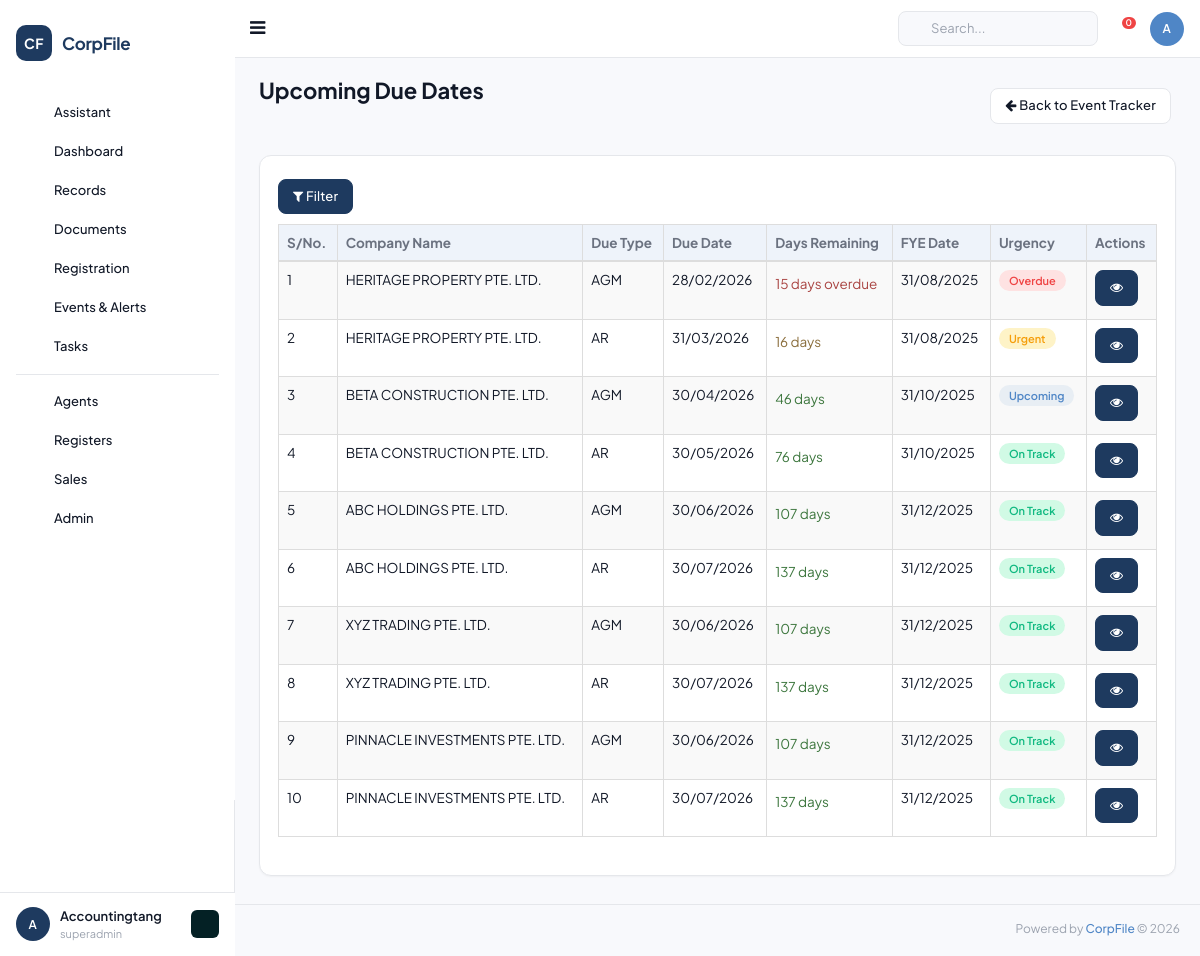
/due_listing (signed in), run on the app's committed database.
### tables this page shows
CREATE TABLE `company_events` (
  `id` INT UNSIGNED AUTO_INCREMENT PRIMARY KEY,
  `company_id` INT UNSIGNED NOT NULL,
  `event_type_id` INT UNSIGNED DEFAULT NULL,
  `event_type` VARCHAR(50) DEFAULT 'AGM' COMMENT 'AGM/AR/Resolution/Event',
  `fye_year` VARCHAR(10) DEFAULT NULL,
  `fye_date` DATE DEFAULT NULL,
  `actual_fye` DATE DEFAULT NULL,
  `fye_month` VARCHAR(20) DEFAULT NULL,
  `agm_due_date` DATE DEFAULT NULL,
  `agm_held_date` DATE DEFAULT NULL,
  `agm_extended_due_date` DATE DEFAULT NULL,
  `ar_due_date` DATE DEFAULT NULL,
  `ar_filing_date` DATE DEFAULT NULL,
  `ar_extended_due_date` DATE DEFAULT NULL,
  `event_date` DATE DEFAULT NULL,
  `event_description` TEXT DEFAULT NULL,
  `status` VARCHAR(20) DEFAULT 'Pending',
  `created_by` INT UNSIGNED DEFAULT NULL,
  `created_at` DATETIME DEFAULT CURRENT_TIMESTAMP,
  `updated_at` DATETIME DEFAULT CURRENT_TIMESTAMP ON UPDATE CURRENT_TIMESTAMP,
  FOREIGN KEY (`company_id`) REFERENCES `companies`(`id`) ON DELETE CASCADE
);

CREATE TABLE `companies` (
  `id` INT UNSIGNED AUTO_INCREMENT PRIMARY KEY,
  `client_id` INT UNSIGNED NOT NULL,
  `company_name` VARCHAR(500) NOT NULL,
  `former_name` VARCHAR(500) DEFAULT NULL,
  `trading_name` VARCHAR(500) DEFAULT NULL,
  `company_id_code` VARCHAR(100) DEFAULT NULL COMMENT 'Company ID field',
  `company_type_id` INT UNSIGNED DEFAULT NULL,
  `registration_number` VARCHAR(100) DEFAULT NULL COMMENT 'Local/Foreign reg number',
  `acra_registration_number` VARCHAR(100) DEFAULT NULL COMMENT 'ACRA UEN',
  `country` VARCHAR(100) DEFAULT 'SINGAPORE',
  `region_id` INT UNSIGNED DEFAULT NULL,
  `incorporation_date` DATE DEFAULT NULL,
  `entity_status` VARCHAR(50) DEFAULT 'Active' COMMENT 'ACRA status',
  `internal_css_status` VARCHAR(50) DEFAULT NULL COMMENT 'Pre-Incorp/Active/Terminated/Dormant/etc',
  `risk_assessment_rating` VARCHAR(20) DEFAULT NULL,
  `common_seal` VARCHAR(10) DEFAULT NULL,
  `company_stamp` VARCHAR(10) DEFAULT NULL,
  `related_industry_id` INT UNSIGNED DEFAULT NULL,
  `market_segment_id` INT UNSIGNED DEFAULT NULL,
  `public_interest_company` VARCHAR(10) DEFAULT NULL,
  `legis_entity_name` VARCHAR(255) DEFAULT NULL,
  `jurisdiction_incorp_name` VARCHAR(255) DEFAULT NULL,
  `jurisdiction_corp_name` VARCHAR(255) DEFAULT NULL,
  `jurisdiction_corp_id` VARCHAR(100) DEFAULT NULL,
  `strike_off_date` DATE DEFAULT NULL,
  `liquid_strike_off_date` DATE DEFAULT NULL,
  `terminate_date` DATE DEFAULT NULL,
  `dormant_date` DATE DEFAULT NULL,
  `liquidated_date` DATE DEFAULT NULL,
   
  `activity_1` VARCHAR(100) DEFAULT NULL,
  `activity_1_desc_default` TEXT DEFAULT NULL,
  `activity_1_desc_user` TEXT DEFAULT NULL,
  `activity_2` VARCHAR(100) DEFAULT NULL,
  `activity_2_desc_default` TEXT DEFAULT NULL,
  `activity_2_desc_user` TEXT DEFAULT NULL,
   
  `ord_issued_share_capital` DECIMAL(20,2) DEFAULT 0,
  `ord_currency` VARCHAR(10) DEFAULT 'SGD',
  `no_ord_shares` INT DEFAULT 0,
  `paid_up_capital` DECIMAL(20,2) DEFAULT 0,
  `paid_up_capital_currency` VARCHAR(10) DEFAULT 'SGD',
  `spec_issued_share_capital` DECIMAL(20,2) DEFAULT 0,
  `spec_currency` VARCHAR(10) DEFAULT 'SGD',
  `no_spec_shares` INT DEFAULT 0,
   
  `fye_date` DATE DEFAULT NULL,
  `financial_date` DATE DEFAULT NULL,
  `next_agm_due` DATE DEFAULT NULL,
  `date_of_agm` DATE DEFAULT NULL,
  `date_of_ar` DATE DEFAULT NULL,
  `last_ar_filing` DATE DEFAULT NULL,
   
  `contact_person` VARCHAR(255) DEFAULT NULL,
  `auditor_name` VARCHAR(255) DEFAULT NULL,
  `phone1_code` VARCHAR(10) DEFAULT '65',
  `phone1_number` VARCHAR(50) DEFAULT NULL,
  `phone2_code` VARCHAR(10) DEFAULT '65',
  `phone2_number` VARCHAR(50) DEFAULT NULL,
  `fax_code` VARCHAR(10) DEFAULT '65',
  `fax_number` VARCHAR(50) DEFAULT NULL,
  `website` VARCHAR(255) DEFAULT NULL,
  `email` VARCHAR(255) DEFAULT NULL,
   
  `bank_name_id` INT UNSIGNED DEFAULT NULL,
  `bank_account_number` VARCHAR(100) DEFAULT NULL,
   
  `service_name_id` INT UNSIGNED DEFAULT NULL,
  `service_appoint_date` DATE DEFAULT NULL,
  `service_termination_date` DATE DEFAULT NULL,
  `service_status` VARCHAR(50) DEFAULT NULL,
   
  `remarks` TEXT DEFAULT NULL,
  `additional_remarks` TEXT DEFAULT NULL,
   
  `logo` VARCHAR(500) DEFAULT NULL,
   
  `is_css_client` TINYINT DEFAULT 1,
  `is_taxation_client` TINYINT DEFAULT 0,
  `is_accounting_client` TINYINT DEFAULT 0,
  `is_audit_client` TINYINT DEFAULT 0,
  `is_outsrc_accounting` TINYINT DEFAULT 0,
  `is_outsrc_tax` TINYINT DEFAULT 0,
  `is_payroll_client` TINYINT DEFAULT 0,
  `is_compilation_client` TINYINT DEFAULT 0,
  `is_ask_client` TINYINT DEFAULT 0,
  `is_m_and_a_client` TINYINT DEFAULT 0,
  `is_hr_client` TINYINT DEFAULT 0,
  `is_scrutinisation_client` TINYINT DEFAULT 0,
  `is_gst_client` TINYINT DEFAULT 0,
  `is_wp_ep_client` TINYINT DEFAULT 0,
  `is_commercial_accounting` TINYINT DEFAULT 0,
  `is_personal_tax` TINYINT DEFAULT 0,
  `is_auditor` TINYINT DEFAULT 0,
  `is_corporate_shareholder` TINYINT DEFAULT 0,
  `is_fund_management` TINYINT DEFAULT 0,
  `is_corporate_director` TINYINT DEFAULT 0,
  `is_corporate_owner` TINYINT DEFAULT 0,
  `is_external_corp_sec` TINYINT DEFAULT 0,
  `is_sub_fund` TINYINT DEFAULT 0,
  `is_agent` TINYINT DEFAULT 0,
  `is_corporate_controller` TINYINT DEFAULT 0,
  `is_corporate_partner` TINYINT DEFAULT 0,
  `is_representative_office` TINYINT DEFAULT 0,
  `is_odi` TINYINT DEFAULT 0,
  `is_resident_representative` TINYINT DEFAULT 0,
  `is_liquidator` TINYINT DEFAULT 0,
  `is_hrs_client` TINYINT DEFAULT 0,
  `is_trust_fund` TINYINT DEFAULT 0,
   
  `is_prospect` TINYINT DEFAULT 0,
  `is_client` TINYINT DEFAULT 1,
  `is_non_client` TINYINT DEFAULT 0,
   
  `created_by` INT UNSIGNED DEFAULT NULL,
  `created_at` DATETIME DEFAULT CURRENT_TIMESTAMP,
  `updated_at` DATETIME DEFAULT CURRENT_TIMESTAMP ON UPDATE CURRENT_TIMESTAMP,
  FOREIGN KEY (`client_id`) REFERENCES `clients`(`id`) ON DELETE CASCADE,
  KEY `idx_company_name` (`company_name`(100)),
  KEY `idx_registration` (`registration_number`),
  KEY `idx_acra` (`acra_registration_number`)
);

### application/controllers/Events.php (called while the page is built, shortened)
<?php
class Due_listing extends BaseController {
    public function index() {
        $data = [
            'page_title' => 'Upcoming Due Dates',
            'events' => [],
            'companies' => [],
        ];
        if ($this->db) {
            $clientId = $_SESSION['client_id'] ?? '';
            $client = $this->db->fetchOne("SELECT id FROM clients WHERE client_id = ?", [$clientId]);
            if ($client) {
                $data['companies'] = $this->db->fetchAll(
                    "SELECT id, company_name FROM companies WHERE client_id = ? ORDER BY company_name ASC",
                    [$client->id]
                );
                $data['events'] = $this->db->fetchAll(
                    "SELECT ce.*, c.company_name
                     FROM company_events ce
                     JOIN companies c ON c.id = ce.company_id
                     WHERE c.client_id = ?
                       AND (ce.agm_due_date >= CURDATE() OR ce.ar_due_date >= CURDATE())
                     ORDER BY LEAST(COALESCE(ce.agm_due_date, '9999-12-31'), COALESCE(ce.ar_due_date, '9999-12-31')) ASC",
                    [$client->id]
                );
            }
        }
        $this->loadLayout('events/due', $data);
    }
}

### application/config/config.php (called while the page is built, shortened)
<?php
function base_url($path = '') {
    return rtrim($GLOBALS['config']['base_url'], '/') . '/' . ltrim($path, '/');
}

### application/libraries/Database.php (called while the page is built, shortened)
<?php
class Database {
    private static $instance = null;
    private $pdo;
    public function __construct() {
        $config = $GLOBALS['db_config'];
        try {
            $socket = getenv('DB_SOCKET');
            if ($socket) {
                $dsn = "mysql:unix_socket={$socket};dbname={$config['database']};charset={$config['charset']}";
            } else {
                $dsn = "mysql:host={$config['host']};port={$config['port']};dbname={$config['database']};charset={$config['charset']}";
            }
            $options = [
                PDO::ATTR_ERRMODE => PDO::ERRMODE_EXCEPTION,
                PDO::ATTR_DEFAULT_FETCH_MODE => PDO::FETCH_OBJ,
                PDO::ATTR_EMULATE_PREPARES => false,
            ];
            if (defined('PDO::MYSQL_ATTR_SSL_VERIFY_SERVER_CERT')) {
                $options[PDO::MYSQL_ATTR_SSL_VERIFY_SERVER_CERT] = false;
            }
            $this->pdo = new PDO($dsn, $config['username'], $config['password'], $options);
        } catch (PDOException $e) {
            if (ENVIRONMENT === 'development') {
                die('Database connection failed: ' . $e->getMessage());
            } else {
                die('Database connection failed.');
            }
        }
    }
    public static function getInstance() {
        if (self::$instance === null) {
            self::$instance = new self();
        }
        return self::$instance;
    }
    public function query($sql, $params = []) {
        $stmt = $this->pdo->prepare($sql);
        $stmt->execute($params);
        return $stmt;
    }
    public function fetchAll($sql, $params = []) {
        return $this->query($sql, $params)->fetchAll();
    }
    public function fetchOne($sql, $params = []) {
        return $this->query($sql, $params)->fetch();
    }
}

### application/views/events/due.php (the view, shortened to what this page needs)
<div class="page-title">
    <div class="title_left">
        <h3>Upcoming Due Dates</h3>
    </div>
    <div class="title_right">
        <div class="pull-right">
            <a href="<?= base_url('event_tracker') ?>" class="btn btn-default btn-sm"><i class="fa fa-arrow-left"></i> Back to Event Tracker</a>
        </div>
    </div>
</div>
<div class="row">
    <div class="col-md-12">
        <div class="x_panel">
            <div class="x_content">
                <button class="btn btn-primary btn-sm" id="toggleFilter" style="margin-bottom:10px;">
                    <i class="fa fa-filter"></i> Filter
                </button>
                <table id="datatable-due" class="table table-striped table-bordered" style="width:100%">
                    <thead>
                        <tr style="background:#206570;color:#fff;">
                            <th>S/No.</th>
                            <th>Company Name</th>
                            <th>Due Type</th>
                            <th>Due Date</th>
                            <th>Days Remaining</th>
                            <th>FYE Date</th>
                            <th>Urgency</th>
                            <th>Actions</th>
                        </tr>
                    </thead>
                    <tbody>
                        <?php
                            $sno = 1;
                            $today = date('Y-m-d');
                            foreach ($events as $e):
                                $due_items = [];
                                if (!empty($e->agm_due_date) && empty($e->agm_held_date)) {
                                    $due_items[] = ['type' => 'AGM', 'date' => $e->agm_due_date];
                                }
                                if (!empty($e->ar_due_date) && empty($e->ar_filing_date)) {
                                    $due_items[] = ['type' => 'AR', 'date' => $e->ar_due_date];
                                }
                                foreach ($due_items as $item):
                                    $days_remaining = (int)((strtotime($item['date']) - strtotime($today)) / 86400);
                                    if ($days_remaining < 0) {
                                        $urgency_label = 'danger'; $urgency_text = 'Overdue';
                                    } elseif ($days_remaining <= 7) {
                                        $urgency_label = 'danger'; $urgency_text = 'Critical';
                                    } elseif ($days_remaining <= 30) {
                                        $urgency_label = 'warning'; $urgency_text = 'Urgent';
                                    } elseif ($days_remaining <= 60) {
                                        $urgency_label = 'info'; $urgency_text = 'Upcoming';
                                    } else {
                                        $urgency_label = 'success'; $urgency_text = 'On Track';
                                    }
                        ?>
                        <tr>
                            <td><?= $sno++ ?></td>
                            <td><?= htmlspecialchars($e->company_name) ?></td>
                            <td><?= $item['type'] ?></td>
                            <td><?= date('d/m/Y', strtotime($item['date'])) ?></td>
                            <td>
                                <span class="text-<?= $days_remaining < 0 ? 'danger' : ($days_remaining <= 30 ? 'warning' : 'success') ?>">
                                    <?php if ($days_remaining < 0): ?>
                                        <?= abs($days_remaining) ?> days overdue
                                    <?php else: ?>
                                        <?= $days_remaining ?> days
                                    <?php endif; ?>
                                </span>
                            </td>
                            <td><?= !empty($e->fye_date) ? date('d/m/Y', strtotime($e->fye_date)) : '-' ?></td>
                            <td>
                                <span class="label label-<?= $urgency_label ?>"><?= $urgency_text ?></span>
                            </td>
                            <td>
                                <a href="<?= base_url("view_company/{$e->company_id}") ?>" class="btn btn-primary btn-xs"><i class="fa fa-eye"></i></a>
                            </td>
                        </tr>
                        <?php endforeach; endforeach; ?>
                    </tbody>
                </table>
            </div>
        </div>
    </div>
</div>

### data on the page
company_events: company.company_name "HERITAGE PROPERTY PTE. LTD.", event_type "AGM", agm_due_date "28/02/2026", agm_due_date "15", fye_date "31/08/2025", agm_due_date "Overdue", type "AR", date "31/03/2026", days_remaining "16", urgency_text "Urgent"
company_events: company.company_name "BETA CONSTRUCTION PTE. LTD.", event_type "AGM", agm_due_date "30/04/2026", agm_due_date "46", fye_date "31/10/2025", agm_due_date "Upcoming", type "AR", date "30/05/2026", days_remaining "76", urgency_text "On Track"
company_events: company.company_name "ABC HOLDINGS PTE. LTD.", type "AGM", date "30/06/2026", days_remaining "107", fye_date "31/12/2025", urgency_text "On Track", type "AR", date "30/07/2026", days_remaining "137"
company_events: company.company_name "XYZ TRADING PTE. LTD.", type "AGM", date "30/06/2026", days_remaining "107", fye_date "31/12/2025", urgency_text "On Track", type "AR", date "30/07/2026", days_remaining "137"
company_events: company.company_name "PINNACLE INVESTMENTS PTE. LTD.", type "AGM", date "30/06/2026", days_remaining "107", fye_date "31/12/2025", urgency_text "On Track", type "AR", date "30/07/2026", days_remaining "137"

### other printed values
$user_initials "A"
$user_name "Accountingtang"
$user_role "superadmin"
